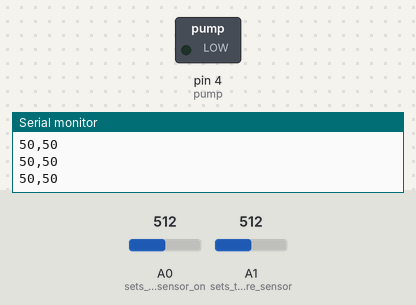
The sketch below on a simulated Arduino Uno, built with avr-gcc and run on an emulated ATmega328P. Shown: switched loads named in the sketch (green lamp = pin HIGH), the last lines printed to the serial monitor. The test bench sets the inputs (shaded band); at power-on: A1 (sets_the_moisture_sensor) = 512, A0 (sets_the_light_sensor_on) = 512.

Above: at 1.2 s.
1.3 s: A1 (sets_the_moisture_sensor) set to 711
2.8 s: A1 (sets_the_moisture_sensor) set to 744
At 3.4 s:
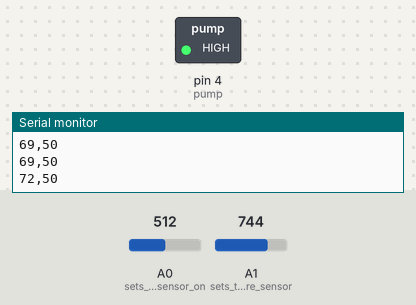
Timing chart, 0 to 11.8 s (numbered marks = the images above; inputs shaded):
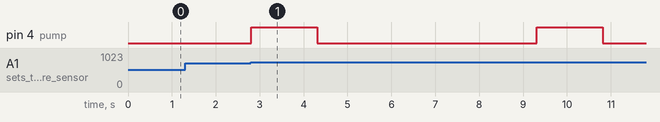

The sketch:

projet_arroseur.ino
```cpp
// Projet Arroseur - Alexandre Souto et Sylvain Salgat M49-2
// Février-Mars 2023
// Cours Option-IOT

int humidity_raw = 0; // raw humidity value from the sensor
int humidity = 0; // mapped humidity value
int light_raw = 0; // raw light value from the sensor
int light = 0; // mapped light value
int pump = 4; // pump digital pin


void setup() {

  Serial.begin(9600);
  pinMode(A0, INPUT); // sets the light sensor on analog pin 0 as an input pin
  pinMode(A1, INPUT); // sets the moisture sensor on analog pin 1 as an input pin
  pinMode(pump, OUTPUT); // sets the pump on digital pin 4 as an output pin

}

void loop() {

  // Reads the data from the sensors
  humidity_raw = analogRead(A1);
  light_raw = analogRead(A0);

  // Maps the humidity values (100 = dry, 0 = soaked)
  humidity = map(humidity_raw, 0, 1023, 0, 100);
  // Maps the light values (100 = bright, 0 = dark)
  light = map(light_raw, 0, 1023, 0, 100);

  // Sends the data as a String to the serial port, to read it in the Web interface
  Serial.println((String)humidity + "," + light);

  if (humidity > 70) { // pumps when the plant lacks water. (100 = dry, 0 = soaked)
    digitalWrite(pump, HIGH);
    delay(1500);
    digitalWrite(pump, LOW);
    delay(5000);
  }

}
```

Measured:
- the behaviour switches between 726 and 727 on A1 (sets_the_moisture_sensor) (found by bisection; images 0 and 1)
- after the input at 2.8 s, pin 4 (pump): alternates HIGH for 1.5 s and LOW for 5.0 s, starting at once
